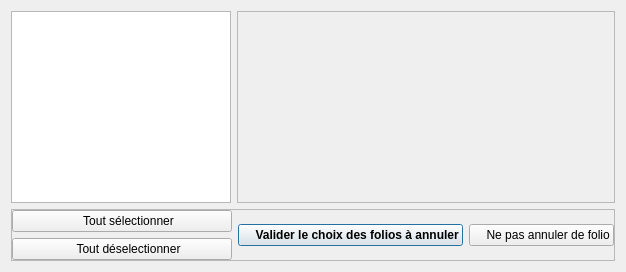
      <widget class="QWidget" name="tab_5">
       <attribute name="icon">
        <iconset resource="Resource.qrc">
         <normaloff>:/AnnuleFolio</normaloff>:/AnnuleFolio</iconset>
       </attribute>
       <attribute name="title">
        <string>  Annulation de folio</string>
       </attribute>
       <layout class="QGridLayout" name="gridLayout_13">
        <item row="1" column="0" colspan="3">
         <widget class="QFrame" name="frame">
          <property name="frameShape">
           <enum>QFrame::StyledPanel</enum>
          </property>
          <property name="frameShadow">
           <enum>QFrame::Raised</enum>
          </property>
          <layout class="QGridLayout" name="gridLayout_14">
           <property name="leftMargin">
            <number>0</number>
           </property>
           <property name="topMargin">
            <number>0</number>
           </property>
           <property name="rightMargin">
            <number>0</number>
           </property>
           <property name="bottomMargin">
            <number>0</number>
           </property>
           <item row="1" column="0">
            <widget class="QPushButton" name="Annulation_Bouton_Tout">
             <property name="sizePolicy">
              <sizepolicy hsizetype="Maximum" vsizetype="Fixed">
               <horstretch>0</horstretch>
               <verstretch>0</verstretch>
              </sizepolicy>
             </property>
             <property name="minimumSize">
              <size>
               <width>220</width>
               <height>0</height>
              </size>
             </property>
             <property name="maximumSize">
              <size>
               <width>220</width>
               <height>16777215</height>
              </size>
             </property>
             <property name="statusTip">
              <string>Sélectionne la totalité des folios</string>
             </property>
             <property name="text">
              <string>    Tout sélectionner</string>
             </property>
             <property name="icon">
              <iconset resource="Resource.qrc">
               <normaloff>:/ChoisirTout</normaloff>:/ChoisirTout</iconset>
             </property>
             <property name="iconSize">
              <size>
               <width>24</width>
               <height>24</height>
              </size>
             </property>
             <property name="flat">
              <bool>false</bool>
             </property>
            </widget>
           </item>
           <item row="2" column="0">
            <widget class="QPushButton" name="Annulation_Bouton_Rien">
             <property name="sizePolicy">
              <sizepolicy hsizetype="Maximum" vsizetype="Fixed">
               <horstretch>0</horstretch>
               <verstretch>0</verstretch>
              </sizepolicy>
             </property>
             <property name="minimumSize">
              <size>
               <width>220</width>
               <height>0</height>
              </size>
             </property>
             <property name="maximumSize">
              <size>
               <width>220</width>
               <height>16777215</height>
              </size>
             </property>
             <property name="statusTip">
              <string>Désélectionne la totalité des folios</string>
             </property>
             <property name="text">
              <string>    Tout déselectionner</string>
             </property>
             <property name="icon">
              <iconset resource="Resource.qrc">
               <normaloff>:/ChoisirRien</normaloff>:/ChoisirRien</iconset>
             </property>
             <property name="iconSize">
              <size>
               <width>24</width>
               <height>24</height>
              </size>
             </property>
             <property name="flat">
              <bool>false</bool>
             </property>
            </widget>
           </item>
           <item row="1" column="2" rowspan="2">
            <widget class="QPushButton" name="Annulation_Btn_Valider">
             <property name="font">
              <font>
               <bold>true</bold>
              </font>
             </property>
             <property name="statusTip">
              <string>Continuer le foliotage avec les folios sélectionnés</string>
             </property>
             <property name="text">
              <string>    Valider le choix des folios à annuler</string>
             </property>
             <property name="icon">
              <iconset resource="Resource.qrc">
               <normaloff>:/Accepter</normaloff>:/Accepter</iconset>
             </property>
             <property name="iconSize">
              <size>
               <width>32</width>
               <height>32</height>
              </size>
             </property>
             <property name="default">
              <bool>true</bool>
             </property>
             <property name="flat">
              <bool>false</bool>
             </property>
            </widget>
           </item>
           <item row="1" column="3" rowspan="2">
            <widget class="QPushButton" name="Annulation_Btn_NePasAnnuler">
             <property name="statusTip">
              <string>Continuer le foliotage avec aucun folio sélectionné</string>
             </property>
             <property name="text">
              <string>    Ne pas annuler de folio</string>
             </property>
             <property name="icon">
              <iconset resource="Resource.qrc">
               <normaloff>:/Refuser</normaloff>:/Refuser</iconset>
             </property>
             <property name="iconSize">
              <size>
               <width>32</width>
               <height>32</height>
              </size>
             </property>
             <property name="flat">
              <bool>false</bool>
             </property>
            </widget>
           </item>
          </layout>
         </widget>
        </item>
        <item row="0" column="1" colspan="2">
         <widget class="QLabel" name="Annulation_LabelPrevisualisation">
          <property name="sizePolicy">
           <sizepolicy hsizetype="Expanding" vsizetype="Preferred">
            <horstretch>0</horstretch>
            <verstretch>0</verstretch>
           </sizepolicy>
          </property>
          <property name="font">
           <font>
            <italic>true</italic>
           </font>
          </property>
          <property name="frameShape">
           <enum>QFrame::StyledPanel</enum>
          </property>
          <property name="text">
           <string/>
          </property>
          <property name="scaledContents">
           <bool>false</bool>
          </property>
          <property name="alignment">
           <set>Qt::AlignCenter</set>
          </property>
         </widget>
        </item>
        <item row="0" column="0">
         <widget class="QTableWidget" name="Annulation_Liste">
          <property name="minimumSize">
           <size>
            <width>220</width>
            <height>0</height>
           </size>
          </property>
          <property name="maximumSize">
           <size>
            <width>220</width>
            <height>16777215</height>
           </size>
          </property>
          <property name="editTriggers">
           <set>QAbstractItemView::NoEditTriggers</set>
          </property>
          <property name="dragDropOverwriteMode">
           <bool>false</bool>
          </property>
          <property name="alternatingRowColors">
           <bool>true</bool>
          </property>
          <property name="selectionMode">
           <enum>QAbstractItemView::SingleSelection</enum>
          </property>
          <property name="selectionBehavior">
           <enum>QAbstractItemView::SelectRows</enum>
          </property>
          <property name="iconSize">
           <size>
            <width>64</width>
            <height>64</height>
           </size>
          </property>
          <property name="showGrid">
           <bool>false</bool>
          </property>
          <attribute name="horizontalHeaderVisible">
           <bool>false</bool>
          </attribute>
          <attribute name="verticalHeaderVisible">
           <bool>false</bool>
          </attribute>
         </widget>
        </item>
       </layout>
      </widget>
